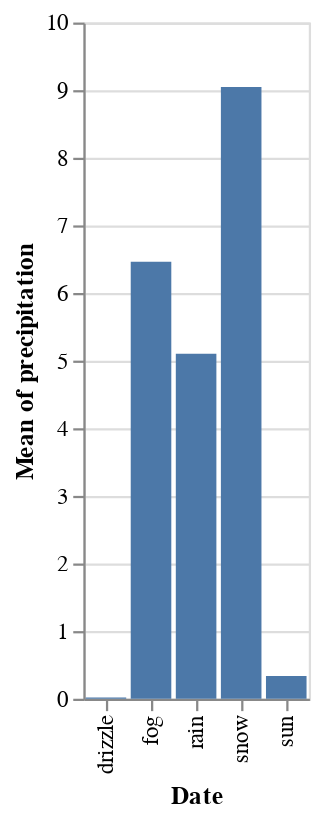

Source (notebook cell):
### Code cell
source = data.seattle_weather()

alt.Chart(source).mark_bar().encode(
    alt.X("weather:N").title("Date"),
    alt.Y("mean(precipitation):Q"),
)

### Figure 1 — Vega-Lite specification as saved in the notebook (floating-point values rounded to 4 significant figures; data arrays with more than 128 entries replaced by an {"elided": "..."} marker saying what was removed)
{"config": {"view": {"continuousWidth": 300, "continuousHeight": 300}}, "data": {"name": "data-6881b3c76720a51ecae2e2fb5659aff4"}, "mark": {"type": "bar"}, "encoding": {"x": {"field": "weather", "title": "Date", "type": "nominal"}, "y": {"aggregate": "mean", "field": "precipitation", "type": "quantitative"}}, "$schema": "https://vega.github.io/schema/vega-lite/v5.20.1.json", "datasets": {"data-6881b3c76720a51ecae2e2fb5659aff4": {"elided": "1461 records"}}}
